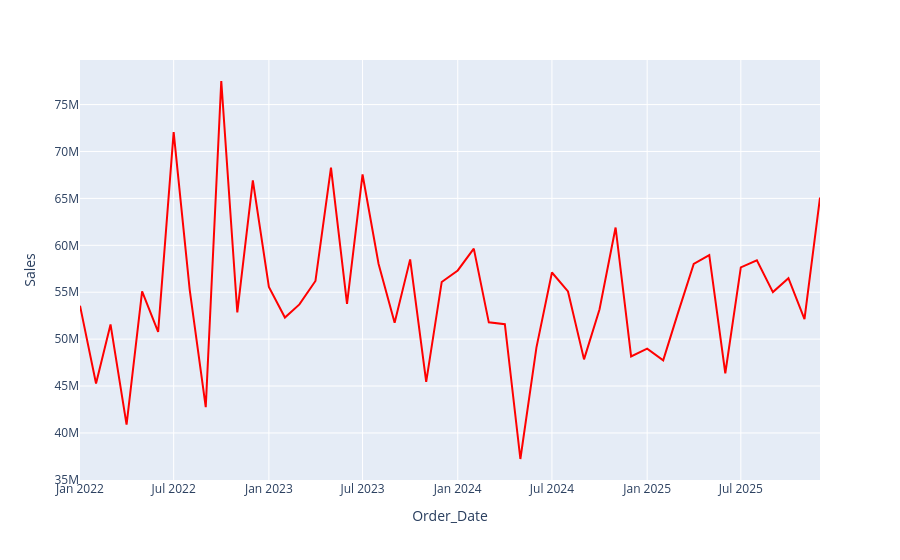

Notebook source saved alongside this figure:
### Markdown cell above
**Code Cell 6
Change Line Color**

### Code cell
fig = px.line(

    monthly_sales,

    x="Order_Date",

    y="Sales",

    color_discrete_sequence=["red"]

)

fig.show()

### Figure 1 — Plotly figure (JSON) as saved in the notebook; plotly's stock layout.template omitted (floating-point values rounded to 4 significant figures)
{"data": [{"hovertemplate": "Order_Date=%{x}<br>Sales=%{y}<extra></extra>", "legendgroup": "", "line": {"color": "red", "dash": "solid"}, "marker": {"symbol": "circle"}, "mode": "lines", "name": "", "orientation": "v", "showlegend": false, "type": "scatter", "x": ["2022-01", "2022-02", "2022-03", "2022-04", "2022-05", "2022-06", "2022-07", "2022-08", "2022-09", "2022-10", "2022-11", "2022-12", "2023-01", "2023-02", "2023-03", "2023-04", "2023-05", "2023-06", "2023-07", "2023-08", "2023-09", "2023-10", "2023-11", "2023-12", "2024-01", "2024-02", "2024-03", "2024-04", "2024-05", "2024-06", "2024-07", "2024-08", "2024-09", "2024-10", "2024-11", "2024-12", "2025-01", "2025-02", "2025-03", "2025-04", "2025-05", "2025-06", "2025-07", "2025-08", "2025-09", "2025-10", "2025-11", "2025-12"], "xaxis": "x", "y": [53570000.0, 45260000.0, 51570000.0, 40890000.0, 55100000.0, 50770000.0, 72070000.0, 55260000.0, 42740000.0, 77510000.0, 52840000.0, 66910000.0, 55570000.0, 52300000.0, 53700000.0, 56200000.0, 68270000.0, 53750000.0, 67550000.0, 58010000.0, 51750000.0, 58500000.0, 45450000.0, 56090000.0, 57320000.0, 59640000.0, 51790000.0, 51590000.0, 37220000.0, 49100000.0, 57100000.0, 55080000.0, 47840000.0, 53180000.0, 61900000.0, 48150000.0, 48980000.0, 47740000.0, 52690000.0, 58020000.0, 58950000.0, 46360000.0, 57650000.0, 58400000.0, 55010000.0, 56490000.0, 52120000.0, 65090000.0], "yaxis": "y"}], "layout": {"legend": {"tracegroupgap": 0}, "margin": {"t": 60}, "xaxis": {"anchor": "y", "domain": [0, 1], "title": {"text": "Order_Date"}}, "yaxis": {"anchor": "x", "domain": [0, 1], "title": {"text": "Sales"}}}}
